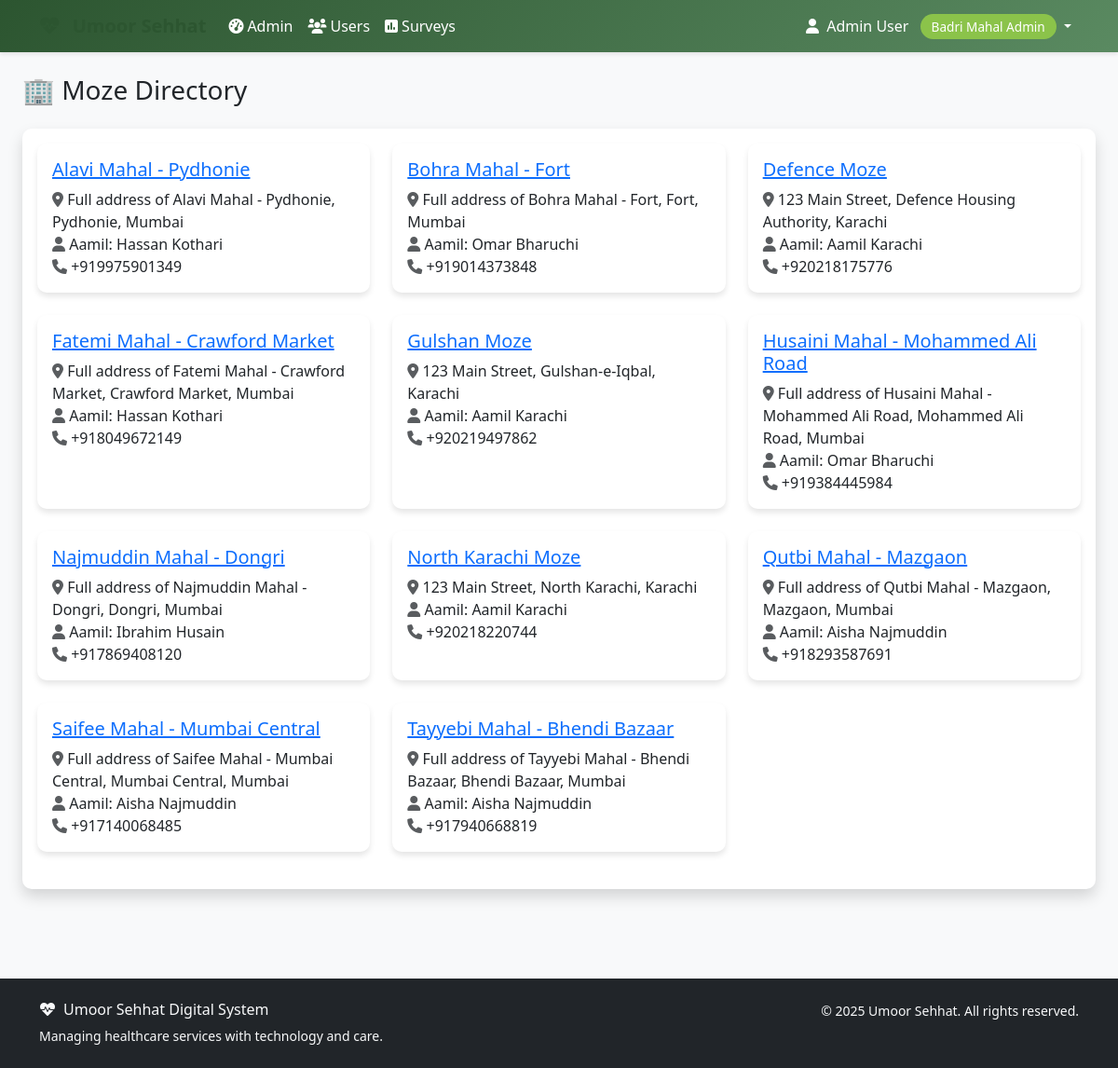
Before: /moze/list/ (signed in) with the older database file.
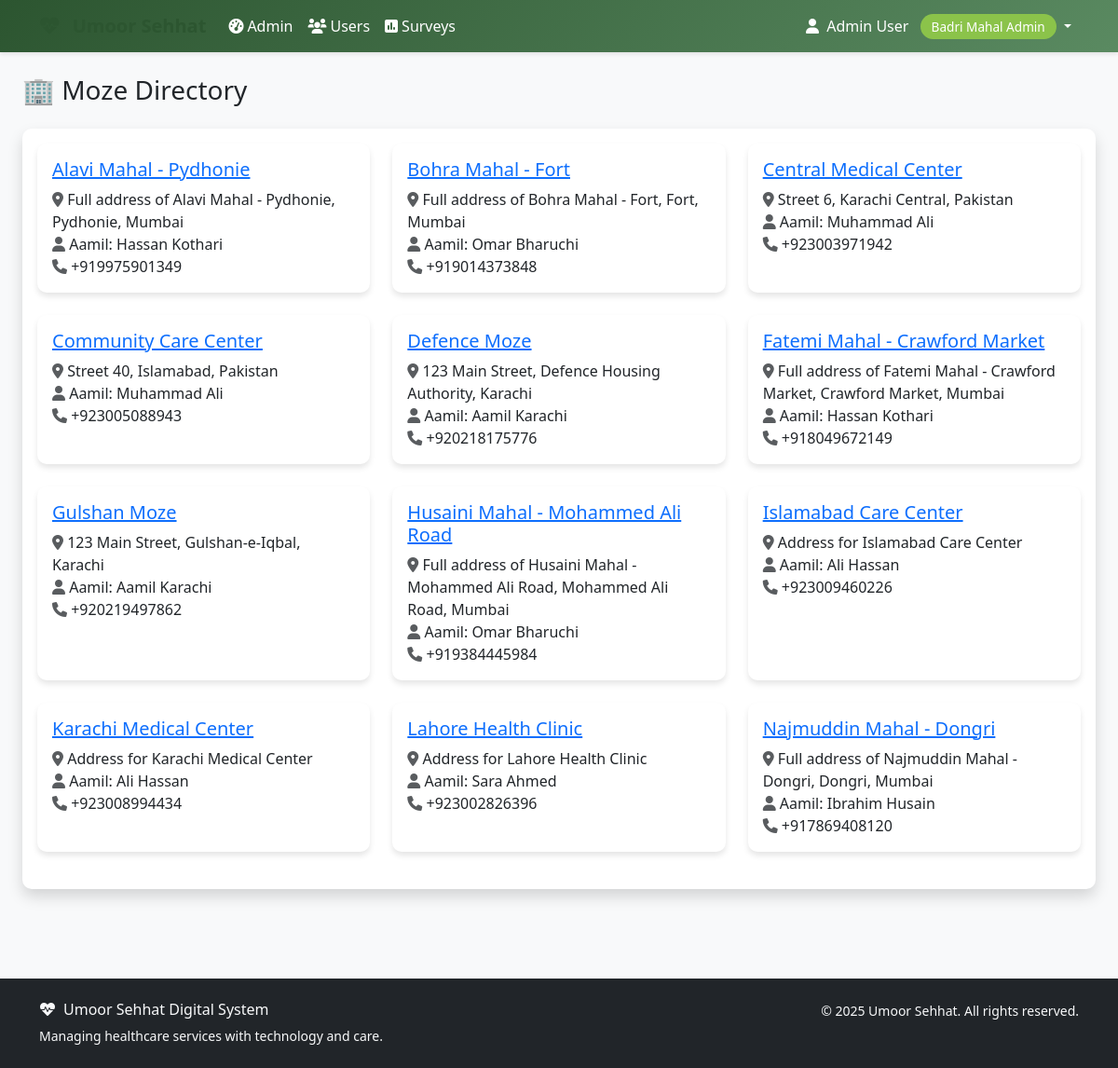
After: the same page with the newer database file.
### moze/models.py (models this page shows, shortened)
class Moze(models.Model):
    name = models.CharField(max_length=100, unique=True)
    location = models.CharField(max_length=200)
    address = models.TextField(blank=True, null=True)
    aamil = models.ForeignKey(
        settings.AUTH_USER_MODEL,
        on_delete=models.CASCADE,
        related_name='managed_mozes',
        limit_choices_to={'role': 'aamil'}
    )
    team_members = models.ManyToManyField(
        settings.AUTH_USER_MODEL,
        related_name='moze_teams',
        blank=True,
        help_text='Team members assigned to this Moze'
    )
    moze_coordinator = models.ForeignKey(
        settings.AUTH_USER_MODEL,
        on_delete=models.SET_NULL,
        null=True,
        blank=True,
        related_name='coordinated_mozes',
        limit_choices_to={'role': 'moze_coordinator'}
    )
    established_date = models.DateField(blank=True, null=True)
    is_active = models.BooleanField(default=True)
    capacity = models.PositiveIntegerField(default=100, help_text='Maximum patient capacity')
    contact_phone = models.CharField(max_length=15, blank=True, null=True)
    contact_email = models.EmailField(blank=True, null=True)
    created_at = models.DateTimeField(auto_now_add=True)
    updated_at = models.DateTimeField(auto_now=True)
    class Meta:
        verbose_name = 'Moze'
        verbose_name_plural = 'Mozes'
        ordering = ['name']

### accounts/models.py (models this page shows, shortened)
class User(AbstractUser):
    ROLE_CHOICES = [
        ('aamil', 'Aamil'),
        ('moze_coordinator', 'Moze Coordinator'),
        ('doctor', 'Doctor'),
        ('student', 'Student'),
        ('badri_mahal_admin', 'Badri Mahal Admin'),
    ]
    role = models.CharField(max_length=20, choices=ROLE_CHOICES, default='student')
    its_id = models.CharField(
        max_length=8,
        unique=True,
        null=True,
        blank=True,
        validators=[RegexValidator(
            regex=r'^\d{8}$',
            message='ITS ID must be exactly 8 digits',
            code='invalid_its_id'
        )],
        help_text='8-digit ITS ID'
    )
    phone_number = models.CharField(max_length=15, blank=True, null=True)
    profile_photo = models.ImageField(upload_to='profile_photos/', blank=True, null=True)
    arabic_name = models.CharField(max_length=100, blank=True, null=True)
    age = models.PositiveIntegerField(blank=True, null=True)
    verified_certificate = models.FileField(upload_to='certificates/', blank=True, null=True)
    specialty = models.CharField(max_length=100, blank=True, null=True)
    college = models.CharField(max_length=100, blank=True, null=True)  # For students
    specialization = models.CharField(max_length=100, blank=True, null=True)  # For students
    created_at = models.DateTimeField(auto_now_add=True)
    updated_at = models.DateTimeField(auto_now=True)
    def get_full_name(self):
        if self.arabic_name:
            return self.arabic_name
        return super().get_full_name() or self.username
    @property
    def is_aamil(self):
        return self.role == 'aamil'
    @property
    def is_moze_coordinator(self):
        return self.role == 'moze_coordinator'
    @property
    def is_doctor(self):
        return self.role == 'doctor'
    @property
    def is_student(self):
        return self.role == 'student'
    @property
    def is_admin(self):
        return self.role == 'badri_mahal_admin' or self.is_superuser
    class Meta:
        verbose_name = 'User'
        verbose_name_plural = 'Users'
        ordering = ['first_name', 'last_name']

### moze/views.py (the view, shortened to what this page needs)
class MozeListView(LoginRequiredMixin, MozeAccessMixin, ListView):
    model = Moze
    template_name = 'moze/moze_list.html'
    context_object_name = 'mozes'
    paginate_by = 12
    def get_queryset(self):
        user = self.request.user
        if user.is_admin:
            queryset = Moze.objects.all()
        elif user.is_aamil:
            queryset = user.managed_mozes.all()
        elif user.is_moze_coordinator:
            queryset = user.coordinated_mozes.all()
        else:
            queryset = Moze.objects.none()
        search = self.request.GET.get('search')
        status = self.request.GET.get('status')
        if status == 'active':
            queryset = queryset.filter(is_active=True)
        elif status == 'inactive':
            queryset = queryset.filter(is_active=False)
        location = self.request.GET.get('location')
        if location:
            queryset = queryset.filter(location__icontains=location)
        return queryset.select_related('aamil', 'moze_coordinator').prefetch_related('team_members')
    def get_context_data(self, **kwargs):
        context = super().get_context_data(**kwargs)
        context['search_query'] = self.request.GET.get('search', '')
        context['status_filter'] = self.request.GET.get('status', '')
        context['location_filter'] = self.request.GET.get('location', '')
        context['locations'] = Moze.objects.values_list('location', flat=True).distinct()
        return context

### moze/views.py (called while the page is built)
    def test_func(self):
        return (self.request.user.is_admin or
                self.request.user.is_aamil or
                self.request.user.is_moze_coordinator)

### templates/moze/moze_list.html (shortened to what this page needs)
{% extends 'base.html' %}
{% block content %}
<div class="container-fluid">
    <div class="row mb-4">
        <div class="col-12">
            <h1 class="h3 mb-0 text-gray-800">🏢 Moze Directory</h1>
        </div>
    </div>
    <div class="card shadow mb-4">
        <div class="card-body">
            {% if mozes %}
                <div class="row">
                    {% for moze in mozes %}
                    <div class="col-md-6 col-lg-4 mb-4">
                        <div class="card h-100">
                            <div class="card-body">
                                <h5 class="card-title">
                                    <a href="{% url 'moze:moze_detail' moze.pk %}">{{ moze.name }}</a>
                                </h5>
                                <p class="card-text">
                                    <i class="fas fa-map-marker-alt text-muted"></i> {{ moze.address }}<br>
                                    <i class="fas fa-user text-muted"></i> Aamil: {{ moze.aamil.get_full_name }}<br>
                                    <i class="fas fa-phone text-muted"></i> {{ moze.contact_phone }}
                                </p>
                            </div>
                        </div>
                    </div>
                    {% endfor %}
                </div>
            {% else %}
                <p class="text-muted">No mozes registered yet.</p>
            {% endif %}
        </div>
    </div>
</div>
{% endblock %}

Changed rows visible on the page:
no longer on this page (row unchanged): Moze: name "North Karachi Moze", address "123 Main Street, North Karachi, Karachi", aamil.get_full_name "Aamil Karachi", contact_phone "+920218220744"
no longer on this page (row unchanged): Moze: name "Qutbi Mahal - Mazgaon", address "Full address of Qutbi Mahal - Mazgaon, Mazgaon, Mumbai", aamil.get_full_name "Aisha Najmuddin", contact_phone "+918293587691"
no longer on this page (row unchanged): Moze: name "Saifee Mahal - Mumbai Central", address "Full address of Saifee Mahal - Mumbai Central, Mumbai Central, Mumbai", aamil.get_full_name "Aisha Najmuddin", contact_phone "+917140068485"
no longer on this page (row unchanged): Moze: name "Tayyebi Mahal - Bhendi Bazaar", address "Full address of Tayyebi Mahal - Bhendi Bazaar, Bhendi Bazaar, Mumbai", aamil.get_full_name "Aisha Najmuddin", contact_phone "+917940668819"
added Moze: name "Central Medical Center", address "Street 6, Karachi Central, Pakistan", aamil.get_full_name "Muhammad Ali", contact_phone "+923003971942"
added Moze: name "Community Care Center", address "Street 40, Islamabad, Pakistan", aamil.get_full_name "Muhammad Ali", contact_phone "+923005088943"
added Moze: name "Islamabad Care Center", address "Address for Islamabad Care Center", aamil.get_full_name "Ali Hassan", contact_phone "+923009460226"
added Moze: name "Karachi Medical Center", address "Address for Karachi Medical Center", aamil.get_full_name "Ali Hassan", contact_phone "+923008994434"
added Moze: name "Lahore Health Clinic", address "Address for Lahore Health Clinic", aamil.get_full_name "Sara Ahmed", contact_phone "+923002826396"
